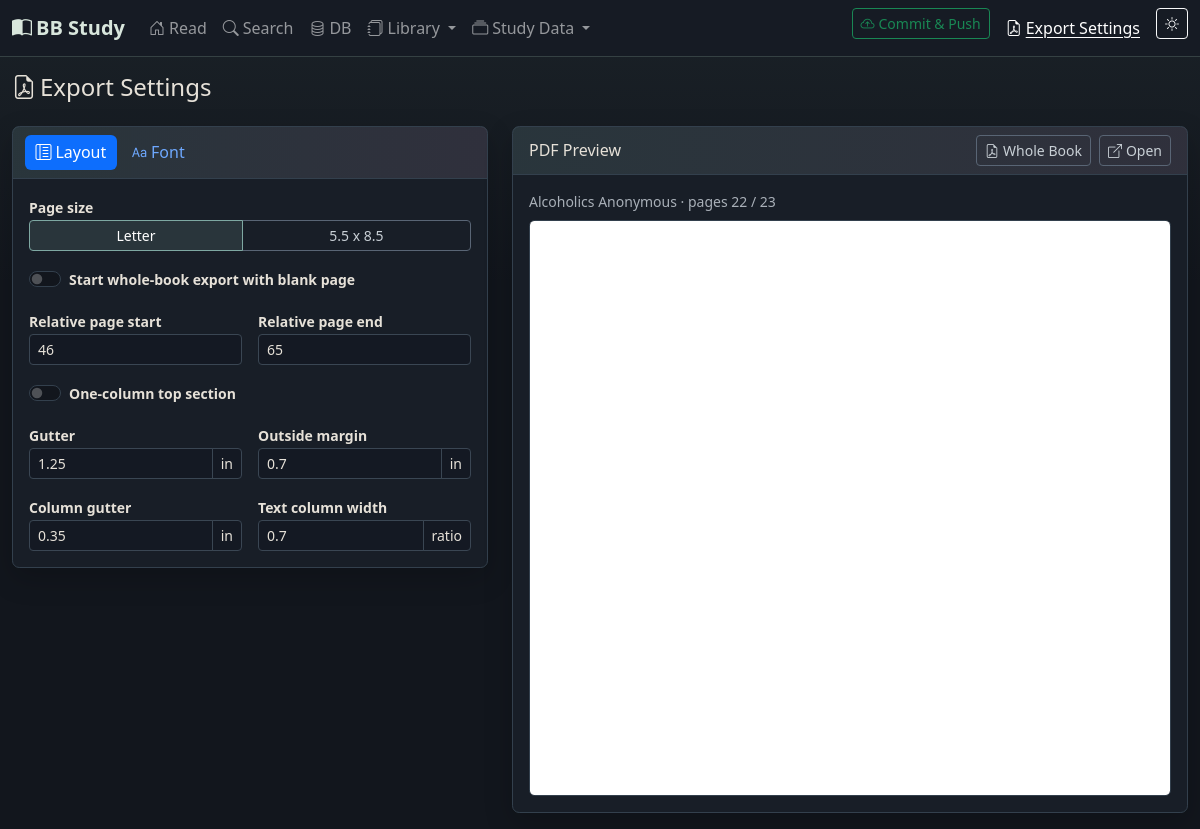
The app's page /settings, older data.
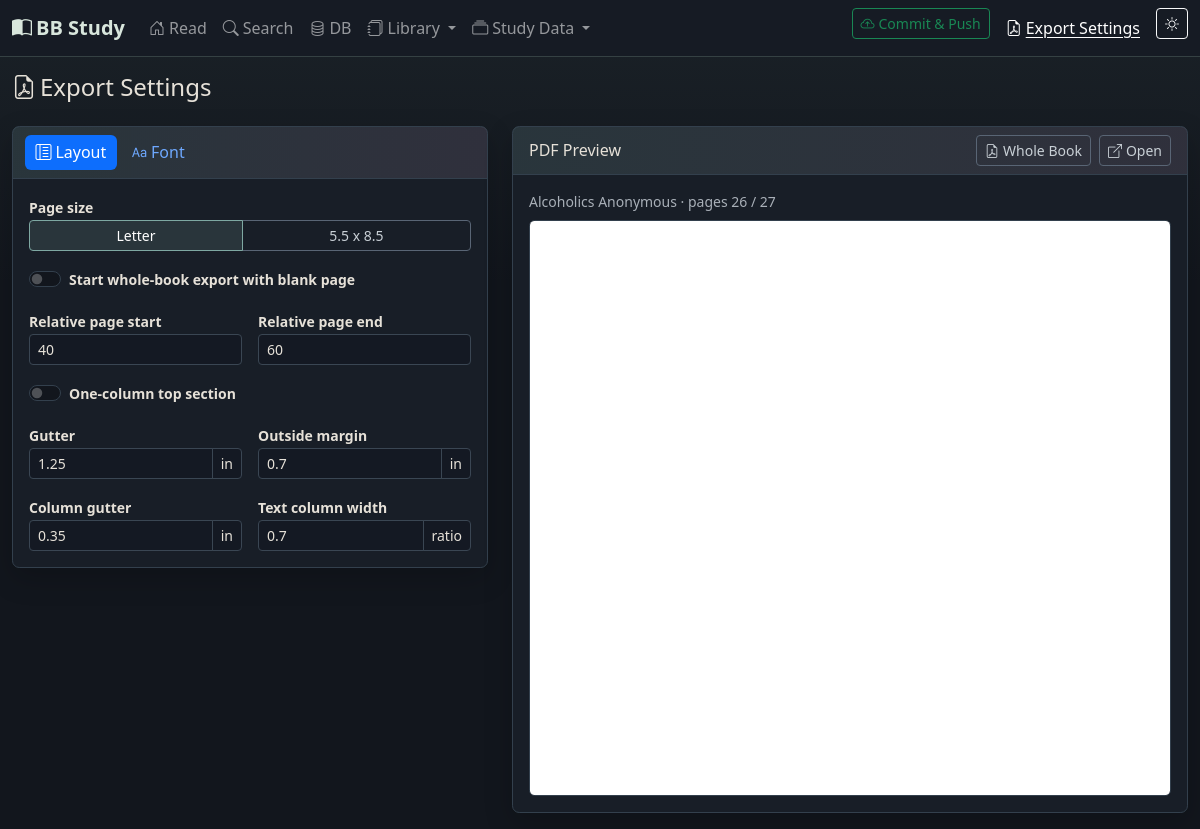
The same page, newer data.
### app/models.py (models this page shows, shortened)
class Setting(db.Model):
    __tablename__ = 'settings'
    id = db.Column(db.Integer, primary_key=True)
    key = db.Column(db.String(100), unique=True, nullable=False)
    value = db.Column(db.Text, default='')

class Book(db.Model):
    __tablename__ = 'books'
    id = db.Column(db.Integer, primary_key=True)
    title = db.Column(db.String(500), nullable=False)
    author = db.Column(db.String(300))
    isbn = db.Column(db.String(50))
    publisher = db.Column(db.String(300))
    publish_date = db.Column(db.String(50))
    edition = db.Column(db.String(100))
    notes = db.Column(db.Text)
    pdf_path = db.Column(db.String(1000))
    is_primary = db.Column(db.Boolean, default=False)
    created_at = db.Column(db.DateTime, default=datetime.utcnow)
    book_content = db.relationship('BookContent', backref='book', lazy=True, cascade='all, delete-orphan')
    table_of_contents = db.relationship('BookTableOfContents', backref='book', lazy=True, cascade='all, delete-orphan')
    commentaries = db.relationship('Commentary', backref='book', lazy=True, cascade='all, delete-orphan')

### app/routes/main.py (the view, shortened to what this page needs)
@main_bp.route('/settings', methods=['GET', 'POST'])
def settings():
    theme = get_theme()
    export_settings = get_export_setting_values()
    preview_book = get_current_book()
    preview_page = (
        get_book_page(preview_book.id, get_current_page()) if preview_book else get_current_page()
    )
    preview_pages = build_preview_pages(preview_book, preview_page)
    preview_pdf_url = (
        url_for('main.export_page_spread_pdf', book_id=preview_book.id, page=preview_page)
        if preview_pages else None
    )
    return render_template('settings.html', theme=theme,
                           export_settings=export_settings,
                           export_page_size_profile_prefixes=EXPORT_PAGE_SIZE_PROFILE_PREFIXES,
                           preview_book=preview_book,
                           preview_page=preview_page,
                           preview_pdf_url=preview_pdf_url,
                           preview_pages=preview_pages)

### app/templates/settings.html (shortened to what this page needs)
{% extends 'base.html' %}
{% block content %}
<div class="export-settings-page">
  <h4 class="mb-4"><i class="bi bi-file-earmark-pdf me-1"></i>Export Settings</h4>
  <div class="row g-4 align-items-start">
    <div class="col-12 col-xl-5 col-xxl-4">
      <div class="card mb-4">
        <div class="card-header export-settings-tab-header">
          <ul class="nav nav-pills nav-sm gap-1" id="exportSettingsTabs" role="tablist">
            <li class="nav-item" role="presentation">
              <button class="nav-link active" id="layoutSettingsTab" data-bs-toggle="tab" data-bs-target="#layoutSettingsPane" type="button" role="tab">
                <i class="bi bi-layout-text-sidebar-reverse me-1"></i>Layout
              </button>
            </li>
            <li class="nav-item" role="presentation">
              <button class="nav-link" id="fontSettingsTab" data-bs-toggle="tab" data-bs-target="#fontSettingsPane" type="button" role="tab">
                <i class="bi bi-type me-1"></i>Font
              </button>
            </li>
          </ul>
        </div>
        <div class="card-body tab-content">
          <div class="tab-pane fade show active" id="layoutSettingsPane" role="tabpanel" aria-labelledby="layoutSettingsTab">
            <div class="row g-3">
              <div class="col-12">
                <label class="form-label small fw-semibold">Page size</label>
                <div class="btn-group btn-group-sm d-flex" role="group" aria-label="Export page size">
                  <label class="btn btn-outline-secondary" for="exportPageSizeLetter">Letter</label>
                  <label class="btn btn-outline-secondary" for="exportPageSizeHalfLetter">5.5 x 8.5</label>
                </div>
              </div>
              <div class="col-12">
                <div class="form-check form-switch">
                  <input class="form-check-input export-setting-input" type="checkbox" role="switch"
                         id="exportIncludeStartBlankPage" data-setting-key="export_include_start_blank_page" value="1"
                         {% if export_settings.export_include_start_blank_page in ['1', 'true', 'on'] %}checked{% endif %}>
                  <label class="form-check-label small fw-semibold" for="exportIncludeStartBlankPage">
                    Start whole-book export with blank page
                  </label>
                </div>
              </div>
              <div class="col-sm-6">
                <label class="form-label small fw-semibold" for="exportRelativePageStart">Relative page start</label>
                <input class="form-control form-control-sm export-setting-input" id="exportRelativePageStart" type="number" min="1" step="1"
                       data-setting-key="export_relative_page_start" value="{{ export_settings.export_relative_page_start }}">
              </div>
              <div class="col-sm-6">
                <label class="form-label small fw-semibold" for="exportRelativePageEnd">Relative page end</label>
                <input class="form-control form-control-sm export-setting-input" id="exportRelativePageEnd" type="number" min="1" step="1"
                       data-setting-key="export_relative_page_end" value="{{ export_settings.export_relative_page_end }}">
              </div>
              <div class="col-12">
                <div class="form-check form-switch">
                  <input class="form-check-input export-setting-input" type="checkbox" role="switch"
                         id="exportOneColumnTop" data-setting-key="export_one_column_top" value="1"
                         {% if export_settings.export_one_column_top in ['1', 'true', 'on'] %}checked{% endif %}>
                  <label class="form-check-label small fw-semibold" for="exportOneColumnTop">
                    One-column top section
                  </label>
                </div>
              </div>
              <div class="col-sm-6">
                <label class="form-label small fw-semibold" for="exportInsideMargin">Gutter</label>
                <div class="input-group input-group-sm">
                  <input class="form-control export-setting-input" id="exportInsideMargin" type="number" min="0.1" max="2" step="0.05"
                         data-setting-key="export_inside_margin" value="{{ export_settings.export_inside_margin }}">
                  <span class="input-group-text">in</span>
                </div>
              </div>
              <div class="col-sm-6">
                <label class="form-label small fw-semibold" for="exportOutsideMargin">Outside margin</label>
                <div class="input-group input-group-sm">
                  <input class="form-control export-setting-input" id="exportOutsideMargin" type="number" min="0.1" max="2" step="0.05"
                         data-setting-key="export_outside_margin" value="{{ export_settings.export_outside_margin }}">
                  <span class="input-group-text">in</span>
                </div>
              </div>
              <div class="col-sm-6">
                <label class="form-label small fw-semibold" for="exportColumnGutter">Column gutter</label>
                <div class="input-group input-group-sm">
                  <input class="form-control export-setting-input" id="exportColumnGutter" type="number" min="0.05" max="1" step="0.05"
                         data-setting-key="export_column_gutter" value="{{ export_settings.export_column_gutter }}">
                  <span class="input-group-text">in</span>
                </div>
              </div>
              <div class="col-sm-6">
                <label class="form-label small fw-semibold" for="exportTextRatio">Text column width</label>
                <div class="input-group input-group-sm">
                  <input class="form-control export-setting-input" id="exportTextRatio" type="number" min="0.45" max="0.85" step="0.01"
                         data-setting-key="export_text_ratio" value="{{ export_settings.export_text_ratio }}">
                  <span class="input-group-text">ratio</span>
                </div>
              </div>
            </div>
          </div>
        </div>
      </div>
    </div>
    <div class="col-12 col-xl-7 col-xxl-8">
      <div class="card">
        <div class="card-header d-flex align-items-center justify-content-between gap-3">
          <span>PDF Preview</span>
          {% if preview_pdf_url %}
          <div class="d-flex align-items-center gap-2">
            <a class="btn btn-sm btn-outline-secondary" id="exportWholeBookLink"
               href="{{ url_for('main.export_book_pdf', book_id=preview_book.id) }}"
               data-base-url="{{ url_for('main.export_book_pdf', book_id=preview_book.id) }}"
               target="_blank" rel="noopener">
              <i class="bi bi-file-earmark-pdf me-1"></i>Whole Book
            </a>
            <a class="btn btn-sm btn-outline-secondary" href="{{ preview_pdf_url }}" target="_blank" rel="noopener">
              <i class="bi bi-box-arrow-up-right me-1"></i>Open
            </a>
          </div>
          {% endif %}
        </div>
        <div class="card-body">
          {% if preview_pdf_url %}
            <div class="text-muted small mb-2">
              {{ preview_book.title }} · pages {{ preview_pages|map(attribute='page')|join(' / ') }}
            </div>
            <iframe class="export-pdf-preview"
                    src="{{ preview_pdf_url }}"
                    title="PDF export preview pages {{ preview_pages|map(attribute='page')|join(' / ') }}"></iframe>
          {% else %}
            <div class="text-muted small">Select a book on the Read page to preview the current export.</div>
          {% endif %}
        </div>
      </div>
    </div>
  </div>
</div>
{% endblock %}

### app/templates/base.html (shortened to what this page needs)
<!doctype html>
<html lang="en" data-bs-theme="{{ theme }}">
<head>
  <link rel="stylesheet" href="{{ url_for('static', filename='vendor/bootstrap/css/bootstrap.min.css') }}">
  <link rel="stylesheet" href="{{ url_for('static', filename='vendor/bootstrap-icons/font/bootstrap-icons.min.css') }}">
  <link rel="stylesheet" href="{{ url_for('static', filename='css/style.css') }}">
</head>
<body>
<nav class="navbar navbar-expand-lg navbar-dark bg-dark border-bottom border-secondary">
  <div class="container-fluid">
    <a class="navbar-brand fw-bold" href="{{ url_for('main.index') }}">
      <i class="bi bi-book-half me-1"></i>BB Study
    </a>
    <div class="collapse navbar-collapse" id="navbarMain">
      <ul class="navbar-nav me-auto mb-2 mb-lg-0">
        <li class="nav-item">
          <a class="nav-link {% if request.endpoint == 'main.index' %}active{% endif %}"
             href="{{ url_for('main.index') }}"><i class="bi bi-house-door me-1"></i>Read</a>
        </li>
        <li class="nav-item">
          <a class="nav-link {% if request.endpoint == 'main.search' %}active{% endif %}"
             href="{{ url_for('main.search') }}"><i class="bi bi-search me-1"></i>Search</a>
        </li>
        <li class="nav-item">
          <a class="nav-link {% if request.endpoint == 'main.db_browser' %}active{% endif %}"
             href="{{ url_for('main.db_browser') }}"><i class="bi bi-database me-1"></i>DB</a>
        </li>
        <li class="nav-item dropdown">
          <a class="nav-link dropdown-toggle {% if request.endpoint in ['main.books', 'main.pamphlets'] %}active{% endif %}"
             href="#" role="button" data-bs-toggle="dropdown" aria-expanded="false">
            <i class="bi bi-journals me-1"></i>Library
          </a>
        </li>
        <li class="nav-item dropdown">
          <a class="nav-link dropdown-toggle {% if request.endpoint in ['main.dictionary', 'main.topics', 'main.references', 'main.commentary', 'main.sources'] %}active{% endif %}"
             href="#" role="button" data-bs-toggle="dropdown" aria-expanded="false">
            <i class="bi bi-collection me-1"></i>Study Data
          </a>
        </li>
      </ul>
      <ul class="navbar-nav ms-auto">
        <li class="nav-item me-2">
          <button class="btn btn-sm btn-outline-success" id="gitPublishBtn"
                  type="button" title="Commit all changes and push to origin">
            <i class="bi bi-cloud-arrow-up me-1"></i><span>Commit &amp; Push</span>
          </button>
        </li>
        <li class="nav-item">
          <a class="nav-link {% if request.endpoint == 'main.settings' %}active{% endif %}"
             href="{{ url_for('main.settings') }}"><i class="bi bi-file-earmark-pdf me-1"></i>Export Settings</a>
        </li>
        <li class="nav-item ms-2">
          <button class="btn btn-sm btn-outline-light" id="themeToggleBtn" title="Toggle light/dark mode">
            <i class="bi {% if theme == 'dark' %}bi-sun{% else %}bi-moon-stars{% endif %}"></i>
          </button>
        </li>
      </ul>
    </div>
  </div>
</nav>
<main class="container-fluid py-3">
  {% block content %}{% endblock %}
</main>
</body>
</html>

Row changes from the older to the newer data that the page shows:
changed Setting (number 1 of 6 on the later page): export_relative_page_start "46" → "40"
changed Setting (number 2 of 6 on the later page): export_relative_page_end "65" → "60"
Text that changed along with them:
{{ preview_pages|map(attribute='page')|join(' / ') }}: "22 / 23" → "26 / 27"
